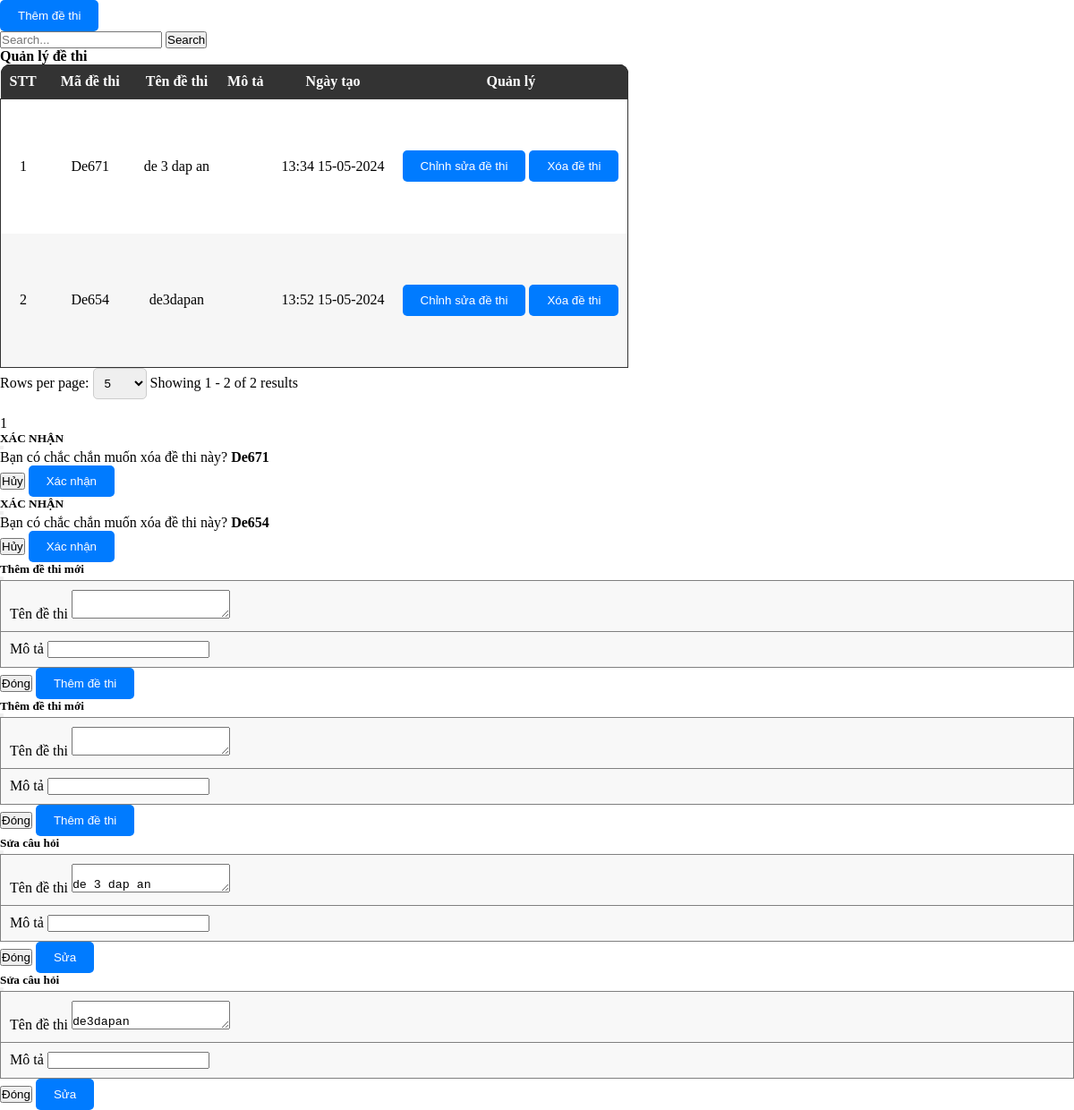
The app's page /admin/pages/Exam/ExamIndex.php, older data.
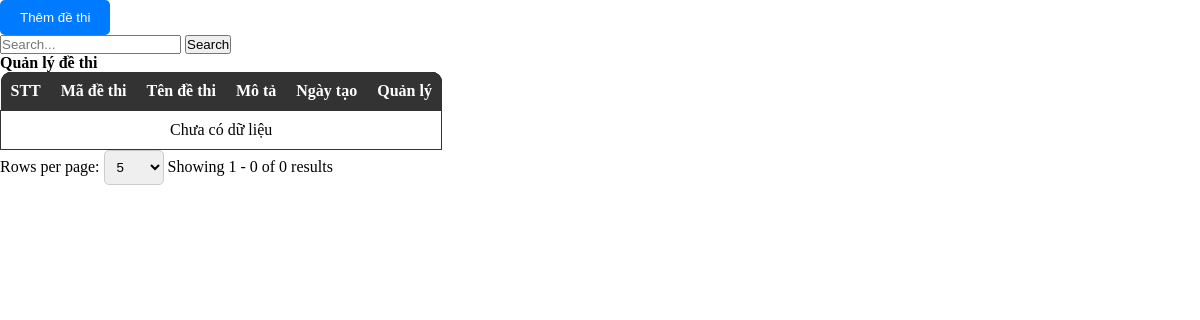
The same page, newer data.
### tables this page shows
CREATE TABLE `tbl_exam` (
  `id` varchar(36) NOT NULL,
  `code` varchar(255) DEFAULT NULL,
  `name` varchar(255) DEFAULT NULL,
  `description` varchar(255) DEFAULT NULL,
  `createDate` datetime DEFAULT NULL
);

### admin/pages/Exam/ExamIndex.php (the view, shortened to what the changed rows need)
<link rel="stylesheet" href="./styles/ProductStyles.css">
<?php
$countAllSql = "SELECT * FROM tbl_exam";
$total_records = mysqli_num_rows(mysqli_query($connect, $countAllSql));
$pageIndex = isset($_GET['page']) ? $_GET['page'] : 1;
$pageSize = isset($_GET['limit']) ? $_GET['limit'] : 5;
$total_page = ceil($total_records / $pageSize);
$start = ($pageIndex - 1) * $pageSize;
$search = '';
$getTableDataSql = "";
if (isset($_GET['search'])) {
    $getTableDataSql = "SELECT * FROM tbl_exam
    WHERE
        tbl_exam.name LIKE N'%" . $search . "%'
    LIMIT $start, $pageSize";
} else {
    $getTableDataSql = "SELECT * FROM tbl_exam LIMIT $start, $pageSize";
}
$tableData = mysqli_query($connect, $getTableDataSql);
?>
<div class="container p-0">
    <table class="w-100">
        <thead class="table-head w-100">
            <tr class="table-heading">
                <th class="noWrap">STT</th>
                <th class="noWrap">Mã đề thi</th>
                <th class="noWrap">Tên đề thi</th>
                <th class="noWrap">Mô tả</th>
                <th class="noWrap">Ngày tạo</th>
                <th class="noWrap">Quản lý </th>
            </tr>
        </thead>
        <tbody class="table-body">
            <?php
            $displayExam = 0;
            $hasData = false;
            while ($row = mysqli_fetch_array($tableData)) {
                $displayExam++;
                $hasData = true;
            ?>
                <tr>
                    <td>
                        <?php echo $displayExam + ($pageIndex - 1) * $pageSize; ?>
                    </td>
                    <td class="tensanpham">
                        <?php echo $row['code'] ?>
                    </td>
                    <td>
                        <?php echo $row['name'] ?>
                    </td>
                    <td>
                    </td>
                    <td>
                    <?php echo date('H:i d-m-Y', strtotime($row['createDate'])) ?>
                    </td>
                    <td>
                        <button type="button" class="btn btn-primary mb-2 mt-3 con-tooltip top" data-bs-toggle="modal" data-bs-target="#editPopup_<?php echo $row['id']; ?>">
                            <div class="tooltip">
                                <p>Chỉnh sửa đề thi</p>
                            </div>
                        </button>
                        <button type="button" class="btn btn-primary mb-2 mt-3 con-tooltip top" data-bs-toggle="modal" data-bs-target="#confirmPopup_<?php echo $row['id']; ?>">
                            <div class="tooltip">
                                <p>Xóa đề thi</p>
                            </div>
                        </button>
                    </td>
                </tr>
            <?php
            }
            if (!$hasData) {
            ?>
                <tr>
                    <td colspan="8">
                        Chưa có dữ liệu
                    </td>
                </tr>
            <?php
            }
            ?>
        </tbody>
    </table>
    <form action="" method="GET">
        <nav class="row py-2" aria-label="Page navigation example">
            <div class="paganation-infor col py-2">
                <form action="" method="GET">
                    <label for="limitSelect">Rows per page:</label>
                    <select name="limit" id="limitSelect" onchange="updatePageAndLimit()">
                    </select>
                </form>
                <label class="mr-4">Showing
                    <?php
                    $startItem = ($pageIndex - 1) * $pageSize + 1;
                    $endItem = min($pageIndex * $pageSize, $total_records);
                    echo "{$startItem} - {$endItem} of {$total_records} results";
                    ?>
                </label>
            </div>
            <ul class="m-0 pagination justify-content-end py-2 col">
                <?php
                for ($i = 1; $i <= $total_page; $i++) {
                    if ($i == $pageIndex) {
                        echo '<li class="page-item light">
                        <span name="page" class="page-link text-reset text-white bg-dark" href="?workingPage=Exam&limit=' . ($pageSize) . '&page=' . ($i) . '"> ' . ($i) . ' </span>
                        </li>';
                    }
                }
                ?>
            </ul>
    </form>
</div>
<?php
$tableData = mysqli_query($connect, $getTableDataSql);
while ($row = mysqli_fetch_array($tableData)) {
    include "./pages/Exam/ExamConfirmDelete.php";
}
?>
<?php
$tableData = mysqli_query($connect, $getTableDataSql);
while ($row = mysqli_fetch_array($tableData)) {
    include "./pages/Exam/AddExamPopup.php";
}
?>
<?php
$tableData = mysqli_query($connect, $getTableDataSql);
while ($row = mysqli_fetch_array($tableData)) {
    include "./pages/Exam/EditExamPopup.php";
}
?>

### admin/pages/Exam/ExamConfirmDelete.php
<div class="modal fade" id="confirmPopup_<?php echo $row['id']; ?>" tabindex="-1" aria-labelledby="exampleModalLabel" aria-hidden="true">
    <div class="modal-dialog modal-lg">
        <div class="modal-content">
            <div class="modal-header bg-dark">
                <h5 class="text-center text-white">XÁC NHẬN</h5>
                <button type="button" class="btn-close btn-close-white" data-bs-dismiss="modal" aria-label="Close"></button>
            </div>
            <div class="modal-body p-0">
                <form id="orderForm" method="POST" action="pages/Exam/ExamLogic.php?id=<?php echo $row['id']; ?>" enctype="multipart/form-data">
                    <table border="1" width="100%" padding="10px" style="border-collapse: collapse;">
                        <p class="p-4 m-0">
                            Bạn có chắc chắn muốn xóa đề thi này? <b><?php echo $row['code']; ?></b>
                        </p>
                    </table>
                    <div class="modal-footer">
                        <button type="button" class="btn btn-outline-secondary pt-2 pb-2" data-bs-dismiss="modal">Hủy</button>
                        <button type="submit" class="btn btn-primary" name="deleteExam">Xác nhận</button>
                    </div>
                </form>
            </div>
        </div>
    </div>
</div>

### admin/pages/Exam/AddExamPopup.php (shortened to what the changed rows need)
<div class="modal fade" id="addExam" tabindex="-1" aria-labelledby="exampleModalLabel" aria-hidden="false">
    <div class="modal-dialog modal-lg">
        <div class="modal-content">
            <div class="modal-header bg-dark">
                <h5 class="text-center text-white">Thêm đề thi mới</h5>
                <button type="button" class="btn-close btn-close-white" data-bs-dismiss="modal" aria-label="Close"></button>
            </div>
            <div class="modal-body">
                <form id="categoryForm" method="POST" action="pages/Exam/ExamLogic.php" enctype="multipart/form-data">
                    <table border="1" width="100%" padding="10px" style="border-collapse: collapse;">
                        <tr>
                            <td class="row">
                                <div class="mb-2 col">
                                    <label for="transferFee" class="form-label">Tên đề thi</label>
                                    <textarea required name="name" type="text" class="form-control" id="transferFee"></textarea>
                                </div>
                            </td>
                        </tr>
                        <tr>
                            <td>
                                <div class="mb-2 col">
                                    <label for="transferFee" class="form-label">Mô tả</label>
                                    <input name="description" type="text" class="form-control" id="transferFee">
                                </div>
                            </td>
                        </tr>
                    </table>
            </div>
            <div class="modal-footer">
                <button type="button" class="btn btn-outline-secondary pt-2 pb-2" data-bs-dismiss="modal">Đóng</button>
                <button type="submit" class="btn btn-primary" name="addExam">Thêm đề thi</button>
            </div>
        </div>
    </div>
</div>

### admin/pages/Exam/EditExamPopup.php
<div class="modal fade" id="editPopup_<?php echo $row['id']; ?>" tabindex="-1" aria-labelledby="exampleModalLabel" aria-hidden="true">
    <div class="modal-dialog modal-lg">
        <form method="POST" action="pages/Exam/ExamLogic.php?id=<?php echo $row['id']; ?>" enctype="multipart/form-data">
            <div class="modal-content">
                <div class="modal-header bg-dark">
                    <h5 class="text-center text-white">Sửa câu hỏi</h5>
                    <button type="button" class="btn-close btn-close-white" data-bs-dismiss="modal" aria-label="Close"></button>
                </div>
                <div class="modal-body">
                <table border="1" width="100%" padding="10px" style="border-collapse: collapse;">
                        <tr>
                            <td class="row">
                                <div class="mb-2 col">
                                    <label for="transferFee" class="form-label">Tên đề thi</label>
                                    <textarea required name="name" type="text" class="form-control" id="transferFee">
                                        <?php echo $row['name'] ?>
                                    </textarea>
                                </div>
                            </td>
                        </tr>
                        <tr>
                            <td>
                                <div class="mb-2 col">
                                    <label for="transferFee" class="form-label">Mô tả</label>
                                    <input value="<?php echo $row['description'] ?>" name="description" type="text" class="form-control" id="transferFee">
                                </div>
                            </td>
                        </tr>
                    </table>
                </div>
                <div class="modal-footer">
                    <button type="button" class="btn btn-outline-secondary pt-2 pb-2" data-bs-dismiss="modal">Đóng</button>
                    <button type="submit" class="btn btn-primary" name="editExam">Sửa</button>
                </div>
            </div>
        </form>
    </div>
</div>

Row changes from the older to the newer data that the page shows:
removed tbl_exam: pageSize "1", code "De671", name "de 3 dap an", createDate "13:34 15-05-2024"
removed tbl_exam: pageSize "2", code "De654", name "de3dapan", createDate "13:52 15-05-2024"
Text that changed along with them:
$endItem: "2" → "0"
$total_records: "2" → "0"
text now shown: "Chưa có dữ liệu"
list line gone: "1"
